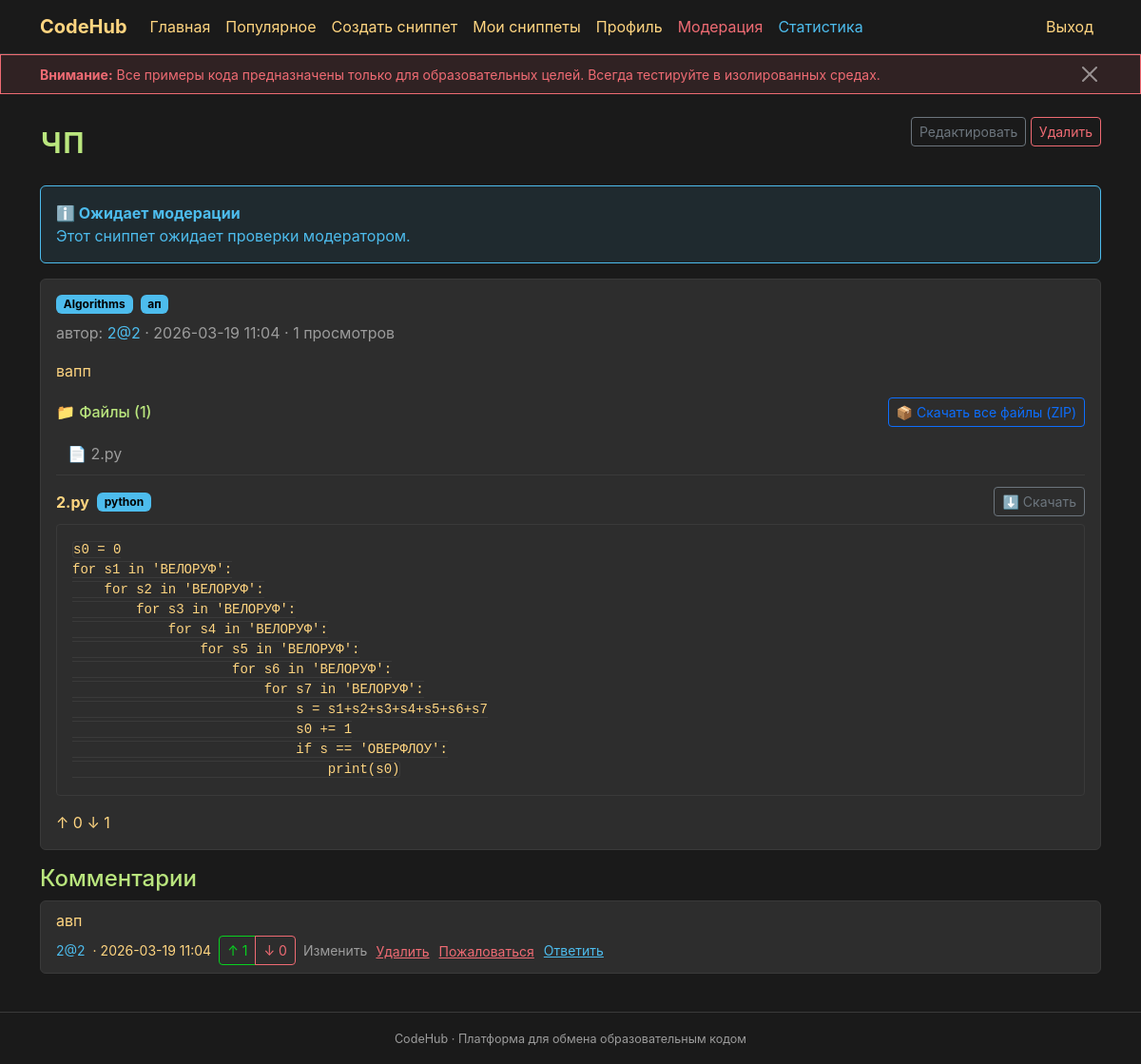
The app's page /post/2 (signed in) with its own data.
### __init__.py (models this page shows, shortened)
class CodeSnippet(db.Model):
    id = db.Column(db.Integer, primary_key=True)
    title = db.Column(db.String(200), nullable=False)
    description = db.Column(db.Text)
    code = db.Column(db.Text)
    category_id = db.Column(db.Integer, db.ForeignKey('category.id'), nullable=False)
    author_id = db.Column(db.Integer, db.ForeignKey('user.id'), nullable=False)
    created_at = db.Column(db.DateTime, default=datetime.utcnow)
    updated_at = db.Column(db.DateTime, default=datetime.utcnow, onupdate=datetime.utcnow)
    views_count = db.Column(db.Integer, default=0)
    status = db.Column(db.String(20), default='pending')  # pending, approved, rejected
    rejection_reason = db.Column(db.Text)
    moderated_by = db.Column(db.Integer, db.ForeignKey('user.id'))
    moderated_at = db.Column(db.DateTime)
    likes_count = db.Column(db.Integer, default=0)
    dislikes_count = db.Column(db.Integer, default=0)
    reports_count = db.Column(db.Integer, default=0)
    report_moderation_status = db.Column(db.String(20), default='approved')  # approved, pending, rejected (для жалоб)
    report_moderated_by = db.Column(db.Integer, db.ForeignKey('user.id'))
    report_moderated_at = db.Column(db.DateTime)
    report_moderation_reason = db.Column(db.Text)
    resubmit_comment = db.Column(db.Text)  # Комментарий пользователя при повторной отправке
    is_edited = db.Column(db.Boolean, default=False)  # True если сниппет был отредактирован после публикации
    tags = db.relationship('Tag', secondary=snippet_tags, lazy='subquery',
                           backref=db.backref('snippets', lazy=True))
    comments = db.relationship('Comment', backref='snippet', lazy=True, foreign_keys='Comment.snippet_id', cascade='all, delete-orphan')
    views = db.relationship('SnippetView', backref='snippet', lazy=True, foreign_keys='SnippetView.snippet_id', cascade='all, delete-orphan')
    files = db.relationship('SnippetFile', backref='snippet', lazy=True, order_by='SnippetFile.order', cascade='all, delete-orphan')
    links = db.relationship('SnippetLink', backref='snippet', lazy=True, order_by='SnippetLink.order', cascade='all, delete-orphan')

class Category(db.Model):
    id = db.Column(db.Integer, primary_key=True)
    name = db.Column(db.String(100), nullable=False)
    created_at = db.Column(db.DateTime, default=datetime.utcnow)
    snippets = db.relationship('CodeSnippet', backref='category', lazy=True)

class Tag(db.Model):
    id = db.Column(db.Integer, primary_key=True)
    name = db.Column(db.String(50), unique=True, nullable=False)
    created_at = db.Column(db.DateTime, default=datetime.utcnow)
    usage_count = db.Column(db.Integer, default=0)

class User(db.Model, UserMixin):
    id = db.Column(db.Integer, primary_key=True)
    username = db.Column(db.String(80), unique=True, nullable=False)
    password = db.Column(db.String(256), nullable=False)
    admin = db.Column(db.Boolean, default=False)
    created_at = db.Column(db.DateTime, default=datetime.utcnow)
    is_banned = db.Column(db.Boolean, default=False)
    snippets = db.relationship('CodeSnippet', backref='author', lazy=True, foreign_keys='CodeSnippet.author_id')
    comments = db.relationship('Comment', backref='author', lazy=True, foreign_keys='Comment.author_id')

class SnippetFile(db.Model):
    id = db.Column(db.Integer, primary_key=True)
    snippet_id = db.Column(db.Integer, db.ForeignKey('code_snippet.id'), nullable=False)
    filename = db.Column(db.String(255), nullable=False)
    content = db.Column(db.Text, nullable=False)
    language = db.Column(db.String(50))  # Язык программирования для подсветки
    order = db.Column(db.Integer, default=0)  # Порядок отображения
    file_type = db.Column(db.String(20), default='text')  # text, uploaded, link
    file_size = db.Column(db.Integer)  # Размер файла в байтах (для загруженных файлов)
    mime_type = db.Column(db.String(100))  # MIME тип файла
    created_at = db.Column(db.DateTime, default=datetime.utcnow)

class Comment(db.Model):
    id = db.Column(db.Integer, primary_key=True)
    content = db.Column(db.Text, nullable=False)
    created_at = db.Column(db.DateTime, default=datetime.utcnow)
    updated_at = db.Column(db.DateTime, default=datetime.utcnow, onupdate=datetime.utcnow)
    author_id = db.Column(db.Integer, db.ForeignKey('user.id'), nullable=False)
    snippet_id = db.Column(db.Integer, db.ForeignKey('code_snippet.id'), nullable=False)
    parent_id = db.Column(db.Integer, db.ForeignKey('comment.id'))
    level = db.Column(db.Integer, default=0)
    is_deleted = db.Column(db.Boolean, default=False)
    likes_count = db.Column(db.Integer, default=0)
    dislikes_count = db.Column(db.Integer, default=0)
    reports_count = db.Column(db.Integer, default=0)
    moderation_status = db.Column(db.String(20), default='approved')  # approved, pending, rejected
    moderated_by = db.Column(db.Integer, db.ForeignKey('user.id'))
    moderated_at = db.Column(db.DateTime)
    moderation_reason = db.Column(db.Text)
    replies = db.relationship('Comment', backref=db.backref('parent', remote_side=[id]), lazy=True)

### __init__.py (the view, shortened to what this page needs)
@app.route('/post/<int:id>')
def snippet(id):
    snippet = CodeSnippet.query.get_or_404(id)
    if snippet.status != 'approved' and (not current_user.is_authenticated or (current_user.id != snippet.author_id and not current_user.admin)):
        flash('Этот сниппет недоступен.', 'danger')
        return redirect(url_for('index'))
    user_id = current_user.id if current_user.is_authenticated else None
    ip_address = request.environ.get('REMOTE_ADDR')
    view_counted = record_unique_view(snippet.id, user_id, ip_address)
    comments = Comment.query.filter_by(snippet_id=id, parent_id=None).order_by(Comment.created_at).all()
    def get_user_vote(obj_type, obj_id):
        if not current_user.is_authenticated:
            return None
        if obj_type == 'snippet':
            v = Vote.query.filter_by(user_id=current_user.id, snippet_id=obj_id).first()
        else:
            v = Vote.query.filter_by(user_id=current_user.id, comment_id=obj_id).first()
        return v.is_like if v else None
    user_snippet_vote = get_user_vote('snippet', id) if current_user.is_authenticated else None
    return render_template('snippet.html', snippet=snippet, comments=comments, user_snippet_vote=user_snippet_vote)

### templates/snippet.html (shortened to what this page needs)
{% extends 'base.html' %}
{% block main %}
<div class="d-flex justify-content-between align-items-start mb-3">
    <h1>{{ snippet.title }}</h1>
    {% if current_user.is_authenticated and snippet.author_id == current_user.id %}
    <div>
        <a href="{{ url_for('edit_snippet', id=snippet.id) }}" class="btn btn-outline-secondary btn-sm">Редактировать</a>
        <form method="post" action="{{ url_for('delete_snippet', id=snippet.id) }}" class="d-inline" onsubmit="return confirm('Удалить этот сниппет?');">
            <button type="submit" class="btn btn-outline-danger btn-sm">Удалить</button>
        </form>
    </div>
    {% endif %}
</div>
{% if snippet.status == 'pending' %}
<div class="alert alert-info">
    <strong>ℹ️ Ожидает модерации</strong><br>
    {% if snippet.moderated_at %}
    Сниппет был обновлён и ожидает повторной проверки модератором. До одобрения он скрыт для других пользователей.
    {% else %}
    Этот сниппет ожидает проверки модератором.
    {% endif %}
</div>
{% endif %}
<div class="card mb-3">
    <div class="card-body">
        <div class="d-flex flex-wrap gap-2 mb-2">
            <span class="badge bg-secondary">{{ snippet.category.name }}</span>
            {% for tag in snippet.tags %}
            <a href="{{ url_for('by_tag', name=tag.name) }}" class="badge bg-dark text-info">{{ tag.name }}</a>
            {% endfor %}
        </div>
        <p class="text-secondary">автор: <a href="{{ url_for('profile', username=snippet.author.username) }}" class="text-info">{{ snippet.author.username }}</a>
            &middot; {{ snippet.created_at.strftime('%Y-%m-%d %H:%M') }}
            &middot; {{ snippet.views_count }} просмотров</p>
        {% if snippet.description %}
        <p class="mb-3">{{ snippet.description }}</p>
        {% endif %}
        {% if snippet.files %}
        <div class="mb-3">
            <div class="d-flex justify-content-between align-items-center mb-2">
                <h6 class="mb-0">📁 Файлы ({{ snippet.files|length }})</h6>
                <a href="{{ url_for('download_all_public_files', snippet_id=snippet.id) }}"
                   class="btn btn-outline-primary btn-sm">
                    📦 Скачать все файлы (ZIP)
                </a>
            </div>
            <div style="display: flex; gap: 8px; border-bottom: 1px solid #3a3a3a; margin-bottom: 12px; overflow-x: auto;">
                {% for file in snippet.files %}
                <button type="button" class="file-tab-btn" data-file-id="{{ file.id }}"
                        onclick="switchFile({{ file.id }})"
                        style="padding: 8px 12px; border: none; background: none; color: var(--text-secondary); cursor: pointer; border-bottom: 2px solid transparent; transition: all 0.2s;"
                        id="tab-{{ file.id }}">
                    {% if file.file_type == 'uploaded' %}📁{% else %}📄{% endif %} {{ file.filename }}
                </button>
                {% endfor %}
            </div>
            {% for file in snippet.files %}
            <div class="file-content" id="file-{{ file.id }}" style="display: {% if loop.first %}block{% else %}none{% endif %};">
                <div class="d-flex justify-content-between align-items-center mb-2">
                    <div class="d-flex align-items-center gap-2">
                        <strong>{{ file.filename }}</strong>
                        {% if file.language %}
                        <span class="badge bg-secondary">{{ file.language }}</span>
                        {% endif %}
                    </div>
                    <a href="{{ url_for('download_public_file', snippet_id=snippet.id, file_id=file.id) }}"
                       class="btn btn-outline-secondary btn-sm">
                        ⬇️ Скачать
                    </a>
                </div>
                <pre class="mb-0"><code>{{ file.content|e }}</code></pre>
            </div>
            {% endfor %}
        </div>
        {% elif snippet.code %}
        <pre class="mb-0"><code>{{ snippet.code|e }}</code></pre>
        {% endif %}
        <div class="mt-3 d-flex align-items-center gap-3">
            {% if current_user.is_authenticated and snippet.status == 'approved' %}
            <div class="btn-group" role="group">
                <button type="button" class="btn btn-outline-success btn-sm vote-btn" data-url="{{ url_for('vote_snippet', id=snippet.id) }}" data-is-like="true" data-target="snippet-{{ snippet.id }}">
                    &uarr; <span class="likes">{{ snippet.likes_count }}</span>
                </button>
                <button type="button" class="btn btn-outline-danger btn-sm vote-btn" data-url="{{ url_for('vote_snippet', id=snippet.id) }}" data-is-like="false" data-target="snippet-{{ snippet.id }}">
                    &darr; <span class="dislikes">{{ snippet.dislikes_count }}</span>
                </button>
            </div>
            <form method="post" action="{{ url_for('report_snippet', id=snippet.id) }}" class="d-inline">
                <input type="hidden" name="csrf_token" value="{{ csrf_token() }}">
                <select name="reason" class="form-select form-select-sm d-inline-block w-auto">
                    <option value="spam">Спам</option>
                    <option value="inappropriate">Неуместный контент</option>
                    <option value="dangerous">Опасный контент</option>
                    <option value="other">Другое</option>
                </select>
                <button type="submit" class="btn btn-outline-warning btn-sm">Пожаловаться</button>
            </form>
            {% else %}
            <span>&uarr; {{ snippet.likes_count }} &darr; {{ snippet.dislikes_count }}</span>
            {% endif %}
        </div>
    </div>
</div>
<h4>Комментарии</h4>
{% macro render_comment(comment) %}
<div class="mb-3 {% if comment.parent_id %}comment-reply{% endif %}" id="comment-{{ comment.id }}" style="margin-left: {{ comment.level * 2 }}rem;">
    <div class="card">
        <div class="card-body py-2">
            {% if comment.is_deleted %}
            <p class="text-muted mb-0 fst-italic">
                {% if comment.content == "[Комментарий удален автором]" %}
                    [Комментарий удален автором]
                {% else %}
                    [Комментарий удалён модерацией]
                {% endif %}
            </p>
            {% elif comment.moderation_status == 'pending' %}
            <p class="text-warning mb-0 fst-italic">[Комментарий на модерации из-за жалоб]</p>
            {% elif comment.moderation_status == 'rejected' %}
            <p class="text-muted mb-0 fst-italic">[Комментарий скрыт модерацией: {{ comment.moderation_reason }}]</p>
            {% else %}
            <p class="mb-1">{{ comment.content }}</p>
            <div class="d-flex align-items-center gap-2 small">
                <a href="{{ url_for('profile', username=comment.author.username) }}" class="text-info">{{ comment.author.username }}</a>
                &middot; {{ comment.created_at.strftime('%Y-%m-%d %H:%M') }}
                {% if current_user.is_authenticated and not comment.is_deleted %}
                <div class="btn-group btn-group-sm">
                    <button type="button" class="btn btn-outline-success btn-sm vote-comment-btn" data-url="{{ url_for('vote_comment', id=comment.id) }}" data-is-like="true" data-target="comment-{{ comment.id }}">
                        &uarr; <span class="likes">{{ comment.likes_count }}</span>
                    </button>
                    <button type="button" class="btn btn-outline-danger btn-sm vote-comment-btn" data-url="{{ url_for('vote_comment', id=comment.id) }}" data-is-like="false" data-target="comment-{{ comment.id }}">
                        &darr; <span class="dislikes">{{ comment.dislikes_count }}</span>
                    </button>
                </div>
                {% if comment.author_id == current_user.id %}
                <a href="{{ url_for('edit_comment', id=comment.id) }}" class="text-secondary">Изменить</a>
                <form method="post" action="{{ url_for('delete_comment', id=comment.id) }}" class="d-inline" onsubmit="return confirm('Удалить этот комментарий?');">
                    <button type="submit" class="btn btn-link btn-sm text-danger p-0">Удалить</button>
                </form>
                {% endif %}
                <form method="post" action="{{ url_for('report_comment', id=comment.id) }}" class="d-inline">
                    <button type="submit" class="btn btn-link btn-sm text-warning p-0">Пожаловаться</button>
                </form>
                <button type="button" class="btn btn-link btn-sm text-info p-0 reply-btn" data-parent-id="{{ comment.id }}">Ответить</button>
                {% endif %}
            </div>
            {% endif %}
        </div>
    </div>
</div>
{% endmacro %}
{% for comment in comments %}
{{ render_comment(comment) }}
{% endfor %}
{% endblock %}

### records on screen
CodeSnippet: title "чп", created_at "2026-03-19 11:04", views_count "1", description "вапп", likes_count "0", dislikes_count "1"
Category: category.name "Algorithms"
Tag: name "ап"
User: author.username "2@2"
SnippetFile: filename "2.py", language "python", content "s0 = 0 for s1 in 'ВЕЛОРУФ': for s2 in 'ВЕЛОРУФ': for s3 in 'ВЕЛОРУФ': for s4 in 'ВЕЛОРУФ': for s5 in 'ВЕЛОРУФ': for s6 in 'ВЕЛОРУФ': for s7 in 'ВЕЛОРУФ': s = s1+s2+s3+s4+s5+s6+s7 s0 += 1 if s == 'ОВЕРФЛОУ': print(s0)"
Comment: content "авп", author.username "2@2", created_at "2026-03-19 11:04", likes_count "1", dislikes_count "0"

### other values on screen
{{ snippet.files|length }} "1"
